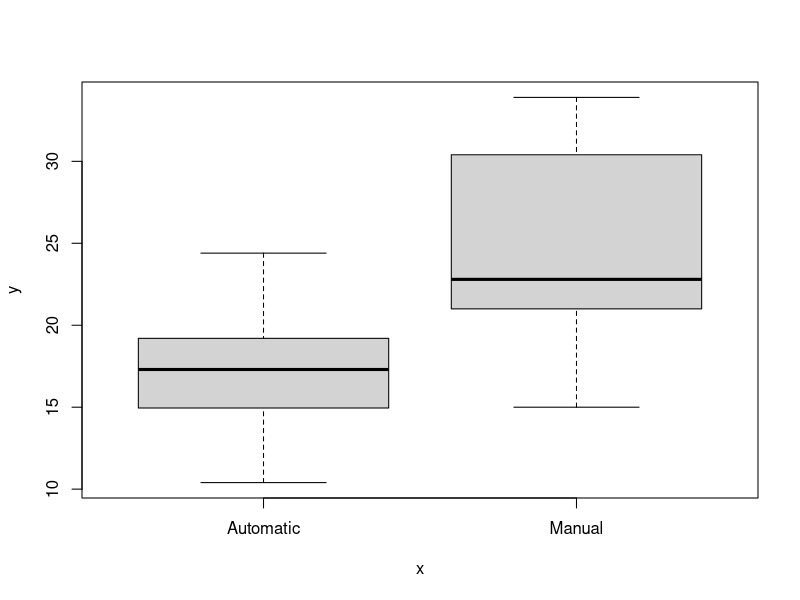

Source code (R): (Note: this script raises an error after producing the figure.)
req.pack <- function (name, load=TRUE) {
  if (!name %in% installed.packages()) {
    install.packages(name)
  }
  if (load) {
    require(name, character.only = TRUE)
  }
}
# leaps gives access to regsubsets to perform
# best model search, backward|forward stepwise search
req.pack("leaps")

# gives access to vif
req.pack("car")

# load the data
data(mtcars)
dim(mtcars)

# explore the data
head(mtcars)
mtcars$am <- factor(x=mtcars$am, labels=c("Automatic", "Manual"))

# explore the mpg against am
plot(mtcars$am, mtcars$mpg)
# median looks quite different, so let's see if it's statically significant
# assuming mpg to be N(u, s)
t.test(mtcars[mtcars$am == "Automatic",]$mpg, mtcars[mtcars$am == "Manual",]$mpg)
# it's statically significant 0.0013 that their mean are differents
# also the .95 conf int doesn't contain 0, so the difference cannot inverse it self

# now let's see how am can predict mpg
simple.fit <- lm(mpg ~ am, data=mtcars)
summary(simple.fit)


# find the best models for mpg using backward stepwise reg
best.fits <- regsubsets(mpg ~ ., data=mtcars, force.in=c("amManual"))
summary(best.fits)

# best fits but forcing am in
summary(regsubsets(mpg ~ ., data=mtcars, method="forward", force.in = c("amManual")))
summary(regsubsets(mpg ~ ., data=mtcars, method="backward", force.in = c("amManual")))

# including hp is still low in R²
summary(lm(mpg ~ am + hp, mtcars))

# hp and wt is not considered because it removes am 
summary(lm(mpg ~ am + hp + wt, mtcars))

# cyl and wt is not considered because it removes am 
summary(lm(mpg ~ am + cyl + wt, mtcars))

#let's see with wt alone
# wt is always picked early
plot(mtcars$wt, mtcars$mpg, col=mtcars$am)

# regarding fit with am + 2 others the forward and backward stepwise reg are diverging
# forward select hp and wt
# backward select qsec and wt

fit.am.wt <- lm(mpg ~ wt * am, data=mtcars)
summary(fit.am.wt)
abline(coef(fit.am.wt)[1], coef(fit.am.wt)[2])
abline(coef(fit.am.wt)[1]+coef(fit.am.wt)[3], coef(fit.am.wt)[2]+coef(fit.am.wt)[4])

cor(mtcars$hp, mtcars$qsec)

fit.am.wt.qsec.hp <- lm(mpg ~ wt + qsec + hp + am, data=mtcars)
summary(fit.am.wt.qsec.hp)
plot(fit.am.wt.qsec.hp)

# hp is not significant here...
fit.wt.qsec.am <- lm(mpg ~ wt + qsec + am, data=mtcars)
summary(fit.wt.qsec.am)
plot(fit.wt.qsec.am)

# looking at the plot against wt, 
# it looks like a linear interaction with am could be interesting to look at
fit.wt.qsec.am.int <- lm(mpg ~ wt*am + qsec, data=mtcars)
summary(fit.wt.qsec.am.int)
plot(fit.wt.qsec.am.int)

anova(fit.wt.qsec.am, fit.wt.qsec.am.int)
# including the interaction sounds good and significant

#let's look at the vif
vif(fit.wt.qsec.am.int)
vif(fit.wt.qsec.am)
